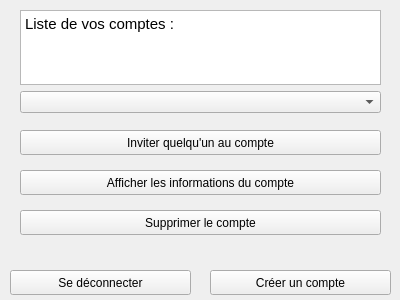
<?xml version="1.0" encoding="UTF-8"?>
<ui version="4.0">
 <class>FenetreUtilisateur</class>
 <widget class="QMainWindow" name="FenetreUtilisateur">
  <property name="geometry">
   <rect>
    <x>0</x>
    <y>0</y>
    <width>400</width>
    <height>300</height>
   </rect>
  </property>
  <property name="windowTitle">
   <string>MainWindow</string>
  </property>
  <widget class="QWidget" name="centralwidget">
   <widget class="QPushButton" name="creerCompte">
    <property name="geometry">
     <rect>
      <x>210</x>
      <y>270</y>
      <width>181</width>
      <height>25</height>
     </rect>
    </property>
    <property name="text">
     <string>Créer un compte</string>
    </property>
   </widget>
   <widget class="QPushButton" name="seDeconnecter">
    <property name="geometry">
     <rect>
      <x>10</x>
      <y>270</y>
      <width>181</width>
      <height>25</height>
     </rect>
    </property>
    <property name="text">
     <string>Se déconnecter</string>
    </property>
   </widget>
   <widget class="QWidget" name="verticalLayoutWidget">
    <property name="geometry">
     <rect>
      <x>20</x>
      <y>10</y>
      <width>361</width>
      <height>103</height>
     </rect>
    </property>
    <layout class="QVBoxLayout" name="verticalLayout">
     <item>
      <widget class="QTextBrowser" name="textBrowser">
       <property name="html">
        <string>&lt;!DOCTYPE HTML PUBLIC &quot;-//W3C//DTD HTML 4.0//EN&quot; &quot;http://www.w3.org/TR/REC-html40/strict.dtd&quot;&gt;
&lt;html&gt;&lt;head&gt;&lt;meta name=&quot;qrichtext&quot; content=&quot;1&quot; /&gt;&lt;style type=&quot;text/css&quot;&gt;
p, li { white-space: pre-wrap; }
&lt;/style&gt;&lt;/head&gt;&lt;body style=&quot; font-family:'Ubuntu'; font-size:11pt; font-weight:400; font-style:normal;&quot;&gt;
&lt;p style=&quot; margin-top:0px; margin-bottom:0px; margin-left:0px; margin-right:0px; -qt-block-indent:0; text-indent:0px;&quot;&gt;Liste de vos comptes :&lt;/p&gt;&lt;/body&gt;&lt;/html&gt;</string>
       </property>
      </widget>
     </item>
     <item>
      <widget class="QComboBox" name="comboBox"/>
     </item>
    </layout>
   </widget>
   <widget class="QPushButton" name="invitercompte">
    <property name="geometry">
     <rect>
      <x>20</x>
      <y>130</y>
      <width>361</width>
      <height>25</height>
     </rect>
    </property>
    <property name="text">
     <string>Inviter quelqu'un au compte</string>
    </property>
   </widget>
   <widget class="QPushButton" name="afficherinfo">
    <property name="geometry">
     <rect>
      <x>20</x>
      <y>170</y>
      <width>361</width>
      <height>25</height>
     </rect>
    </property>
    <property name="text">
     <string>Afficher les informations du compte</string>
    </property>
   </widget>
   <widget class="QPushButton" name="supprimer_compte">
    <property name="geometry">
     <rect>
      <x>20</x>
      <y>210</y>
      <width>361</width>
      <height>25</height>
     </rect>
    </property>
    <property name="text">
     <string>Supprimer le compte</string>
    </property>
   </widget>
  </widget>
 </widget>
 <resources/>
 <connections/>
</ui>
